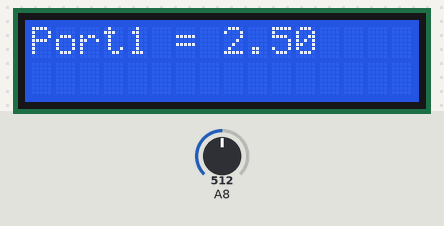
Bench run of a sketch on a simulated Arduino Mega 2560, built with avr-gcc and run on an emulated ATmega2560. On the bench: 16×2 character LCD. The inputs (shaded band) are chosen by the test bench; at power-on: A8 = 512.

Above: at 1.2 s.
1.3 s: A8 set to 716
At 2.2 s:
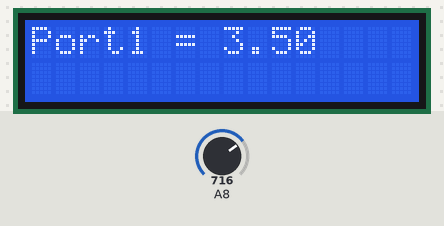
2.8 s: A8 set to 900
At 4.0 s:
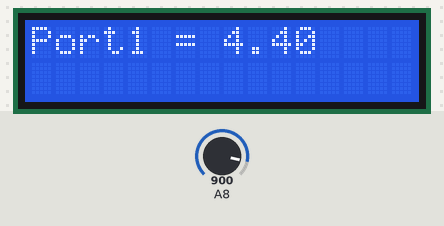
4.3 s: A8 set to 1023
At 5.6 s:
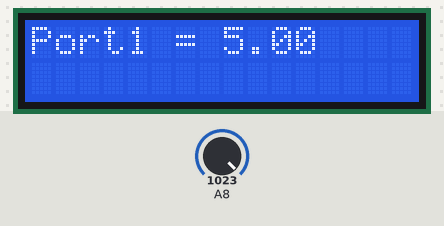
Timing chart, 0 to 7.3 s (numbered marks = the images above; inputs shaded):
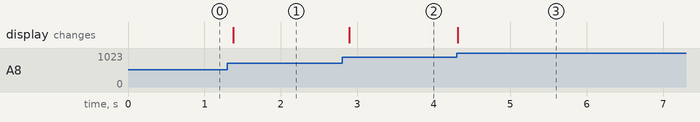

Measured:
- after the input at 1.3 s, the display: changes after 0.08 s (image 1)
- after the input at 2.8 s, the display: changes after 0.10 s (image 2)
- after the input at 4.3 s, the display: changes at once (image 3)

The sketch:

lcd_example.ino
```cpp
#include <LiquidCrystal.h>
#define RANGE 1023
int data;
LiquidCrystal lcd(12, 11, 5, 4, 3, 2);


void setup(){
	Serial.begin(115200);
	lcd.begin(16, 2);
	lcd.setCursor(0, 0);
	lcd.print("Port1 =");

}

void loop(){
	data = analogRead(A8);

	lcd.setCursor(8, 0);
	lcd.print((float)data / RANGE * 5.0);

	delay(100);

}
```
